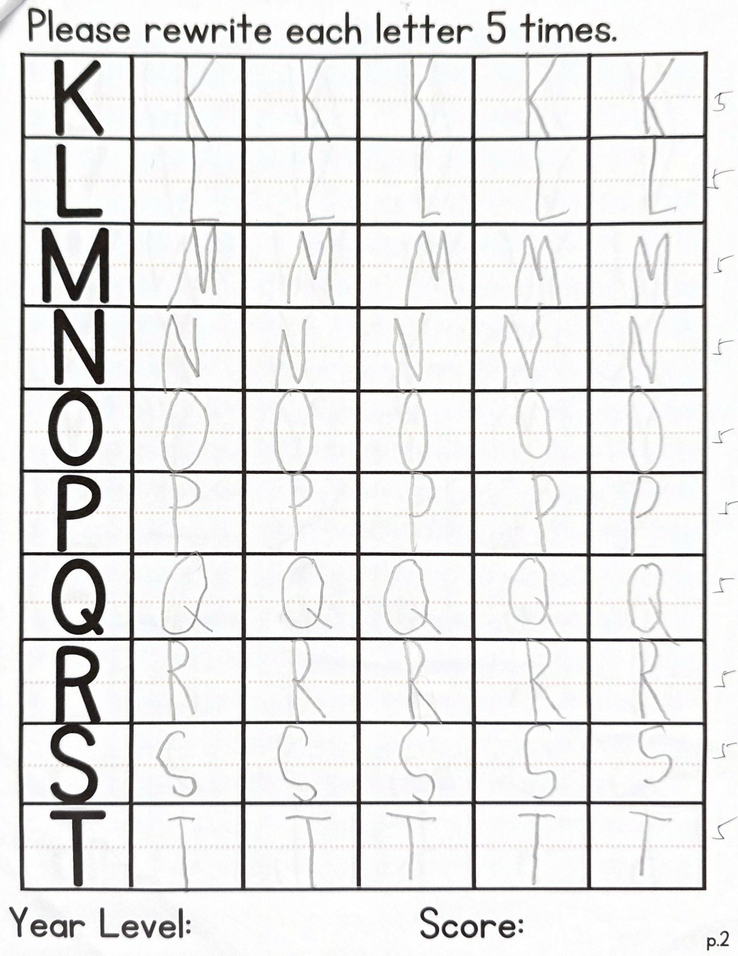
#> input picture removed_shadow.png, 738 x 956 px, shrunk from 1545 x 2000 before the run
$ jupyter execute --allow-errors Algo_testing.ipynb
#> lines starting #> are read from the running program, lines starting #| are printed output that depends on the picture; after the words box and inside, x2 and y2 are one past the last pixel; in counts of white or black regions, pixels touching at a corner belong together
[cell 1]
import cv2 as cv
from matplotlib import pyplot as plt

[cell 2]
def show_img(img, title=''):
    plt.imshow(img, cmap='gray')
    plt.title(title)
    plt.show()

[cell 3]
image = cv.imread("./removed_shadow.png", cv.IMREAD_GRAYSCALE)
#> image: shape (956, 738); min 0, max 255, mean 228

[cell 4]
show_img(image, "test")

[cell 5]
import cv2
import numpy as np

# Create or load a binary image
_, binary = cv2.threshold(image, 127, 255, cv2.THRESH_BINARY)
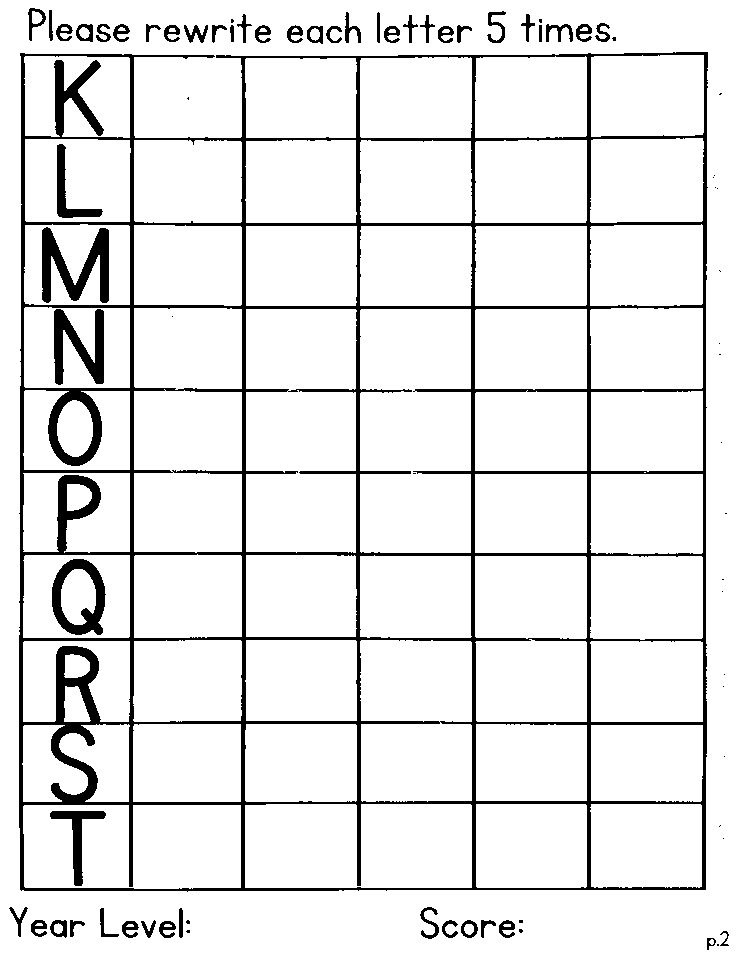
#> binary: shape (956, 738); 90.9% white; 79 black regions (28 under 20 px), largest, box (x1, y1, x2, y2) and area: (19, 52, 708, 892) 50033, (42, 227, 109, 303) 2423, (54, 309, 104, 385) 1874

# Find connected components
(num_labels, label_ids, values, centroid) = cv2.connectedComponentsWithStats(binary)
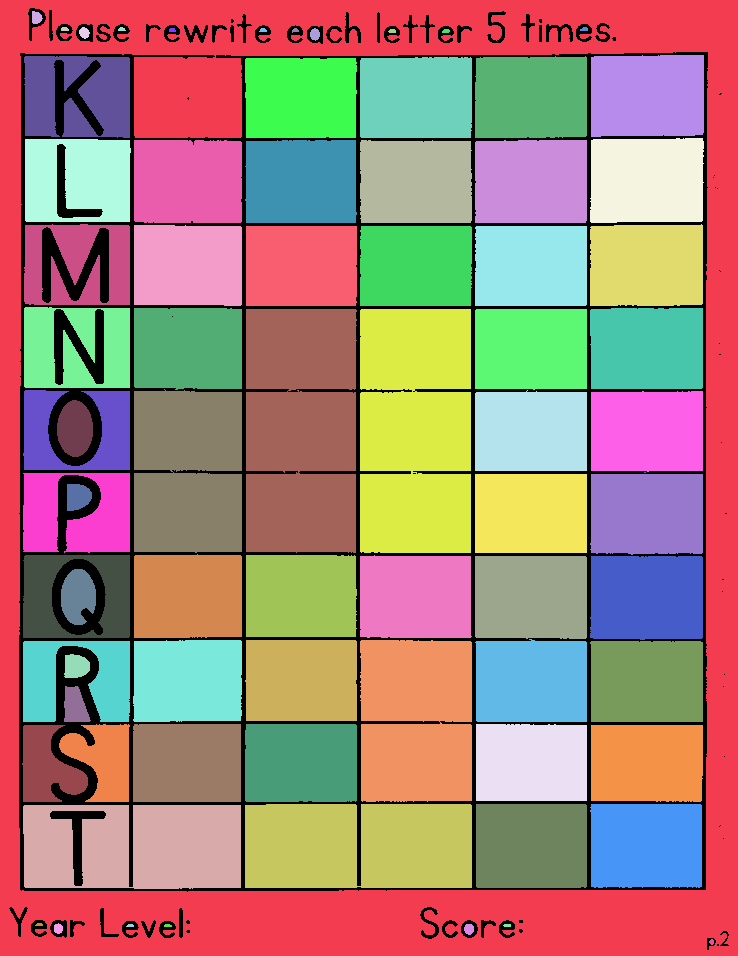
#> label_ids: shape (956, 738) int32; 78 distinct labels, from 0 to 77; one colour per label, 0 black
#> num_labels = 78; values = 78 rows, first 6: [9, 8, 720, 942, 64418], [0, 0, 738, 956, 133568], [32, 11, 11, 13, 110], [61, 27, 8, 4, 28], [79, 27, 11, 12, 93], [118, 27, 8, 4, 24]; centroid = 78 pairs, first value 36.06 to 711.3, second value 17.23 to 941.5

mask = np.zeros(binary.shape, dtype="uint8")

#> (the rest of this cell did not finish here and is left out)

[cell 6]
# Applying threshold
blurred = cv2.GaussianBlur(image, (7,7), cv2.BORDER_DEFAULT)
threshold = cv2.threshold(blurred, 0, 255,
cv2.THRESH_BINARY_INV | cv2.THRESH_OTSU)[1]
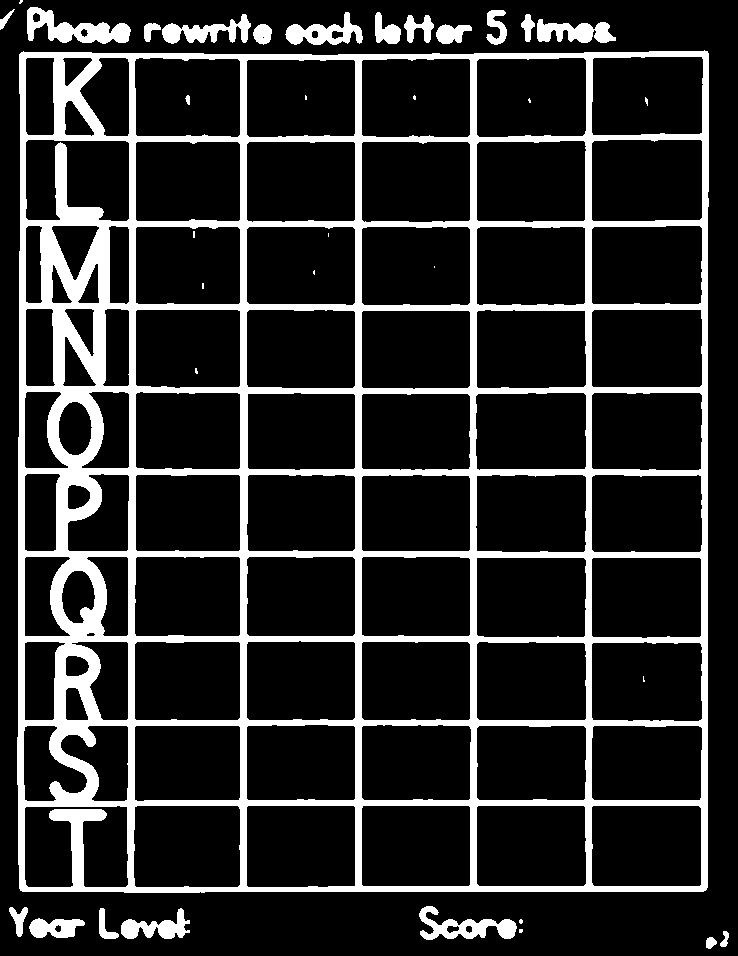
#> threshold: shape (956, 738); 16.5% white; 35 white regions (14 under 20 px), largest, box (x1, y1, x2, y2) and area: (17, 50, 709, 893) 104371, (27, 7, 131, 44) 1832, (419, 906, 517, 940) 1431

[cell 7]
# [43 lines of commented-out code are left out]

def angle_cos(p0, p1, p2):
    d1, d2 = (p0-p1).astype('float'), (p2-p1).astype('float')
    return abs( np.dot(d1, d2) / np.sqrt( np.dot(d1, d1)*np.dot(d2, d2) ) )

def get_uniform_square_grids(bin, size_tol=0):
    squares = []
    contours, _hierarchy = cv.findContours(bin, cv.RETR_LIST, cv.CHAIN_APPROX_SIMPLE)
    for cnt in contours:
        cnt_len = cv.arcLength(cnt, True)
        cnt = cv.approxPolyDP(cnt, 0.02*cnt_len, True)
        if len(cnt) == 4 and cv.contourArea(cnt) > 1000 and cv.isContourConvex(cnt):
            cnt = cnt.reshape(-1, 2)
            max_cos = np.max([angle_cos( cnt[i], cnt[(i+1) % 4], cnt[(i+2) % 4] ) for i in range(4)])
            if max_cos < 0.1:
                squares.append(cnt)
    return squares

# Example: Complete grid detection with filtering
def detect_writing_grid(image_path):
    """Complete example for detecting writing grids"""
#> called with image_path = './worksheets/y-z.png'
    image = cv2.imread(image_path, 0)
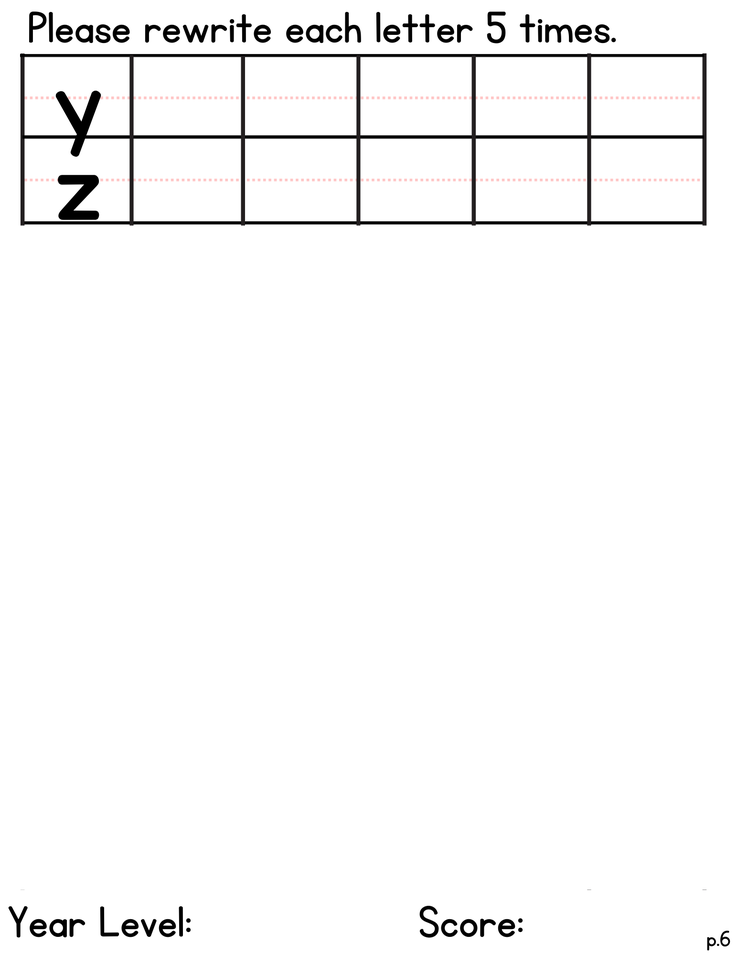
#> input picture template/y-z.png, 738 x 955 px, shrunk from 1545 x 1999 before the run, found by its file name
#> image: shape (955, 738); min 0, max 255, mean 247.7

    if image is None:
        print("Error: Could not load image!")
        return

    # Preprocess
    blurred = cv2.GaussianBlur(image, (5, 5), 0)
#> blurred: shape (955, 738)
    _, binary = cv2.threshold(blurred, 0, 255, cv2.THRESH_BINARY_INV + cv2.THRESH_OTSU)
#> binary: shape (955, 738); 3.4% white; 52 white regions (4 under 20 px), largest, box (x1, y1, x2, y2) and area: (20, 53, 707, 226) 15195, (487, 11, 506, 44) 340, (419, 905, 439, 938) 306

    # Morphological operations to clean up
    kernel = np.ones((3, 3), np.uint8)
    binary = cv2.morphologyEx(binary, cv2.MORPH_CLOSE, kernel)
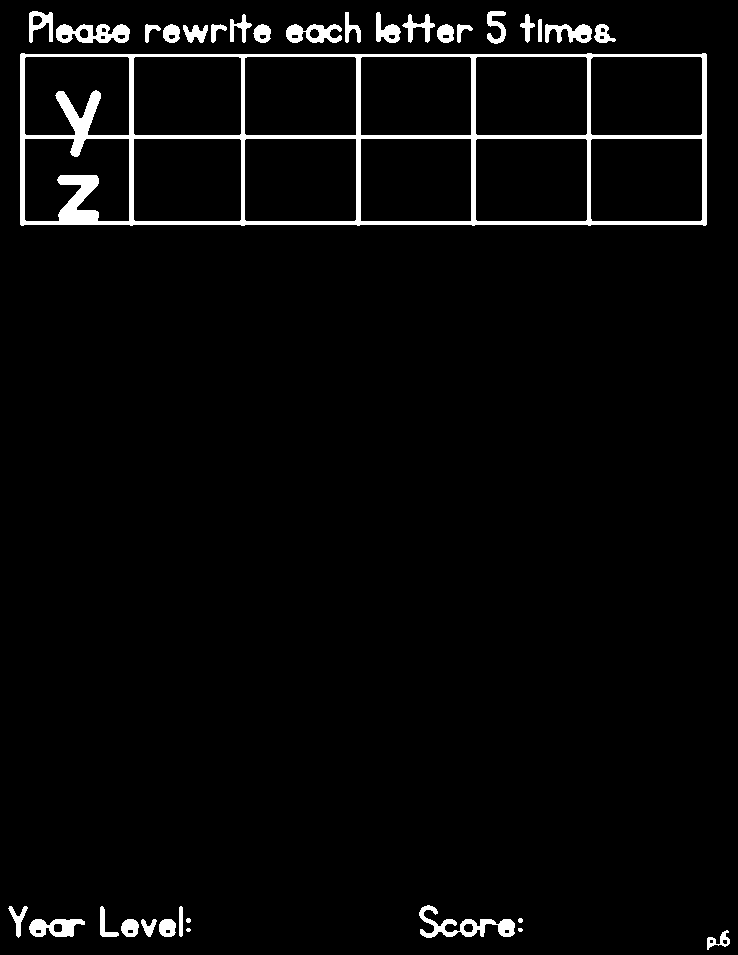
#> binary: shape (955, 738); 3.5% white; 33 white regions (2 under 20 px), largest, box (x1, y1, x2, y2) and area: (20, 53, 707, 226) 15206, (419, 905, 515, 938) 1085, (56, 24, 130, 43) 942
    binary = cv2.morphologyEx(binary, cv2.MORPH_OPEN, kernel)
#> binary: shape (955, 738); 3.5% white; 38 white regions (2 under 20 px)

    # Get uniform square grids
    squares = get_uniform_square_grids(binary)
#> in get_uniform_square_grids, `contours, _hierarchy = cv.findContours(bin, cv.RETR_LIST, cv.CHAIN_APP..`: contours = 70 contours, 9 with area under 20; largest, box (x1, y1, x2, y2) and area: (20, 53, 707, 226) 116655, (244, 138, 357, 222) 9290, (590, 138, 703, 222) 9288, (475, 138, 588, 222) 9288, (360, 138, 472, 222) 9211
#> the loop in get_uniform_square_grids, `for cnt in contours:` made 70 passes
#> (cnt_len, cnt, max_cos) on passes 24, 25, 26, 27, 28, 30, 31, 32: (385.9, [[590, 140], [701, 138], [702, 219], [592, 221]], 0.00667), (385.3, [[475, 140], [585, 138], [587, 219], [477, 221]], 0.00651), (385.7, [[360, 139], [470, 138], [471, 220], [361, 221]], 0.0031), (385.9, [[244, 140], [355, 138], [356, 219], [246, 221]], 0.00667), (377.9, [[133, 139], [239, 138], [241, 219], [135, 221]], 0.0153), (376.7, [[590, 59], [700, 56], [702, 133], [592, 135]], 0.00813), (377.3, [[475, 58], [585, 56], [587, 133], [477, 135]], 0.00779), (376.5, [[360, 58], [469, 56], [471, 134], [361, 135]], 0.0165)
#> cnt_len on passes 1 to 6: 13.66, 33.07, 46.49, 15.66, 15.66, 17.66
#> after the loop in get_uniform_square_grids, `for cnt in contours:`: max_cos = 0.00439; squares = 11 items
#> squares = 11 items

    print(f"Found {len(squares)} uniform square grids")
#| Found 11 uniform square grids

    # Visualize
    output = cv2.cvtColor(image, cv2.COLOR_GRAY2BGR)

    show_img(binary, "binary")
    output = cv.drawContours( image, squares, -1, (0, 255, 0), 3 )
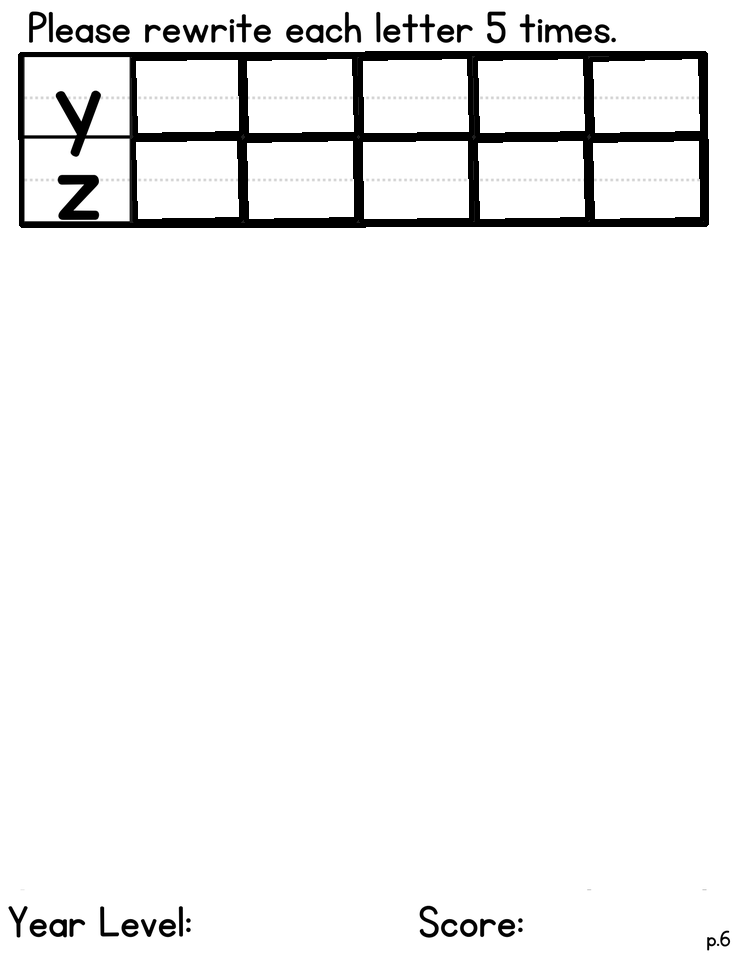
#> output: shape (955, 738); min 0, max 255, mean 241.7
    show_img(output, "detected grids")

    return len(squares)


if __name__ == "__main__":
    squares = detect_writing_grid("./worksheets/y-z.png")
#> squares = 11
